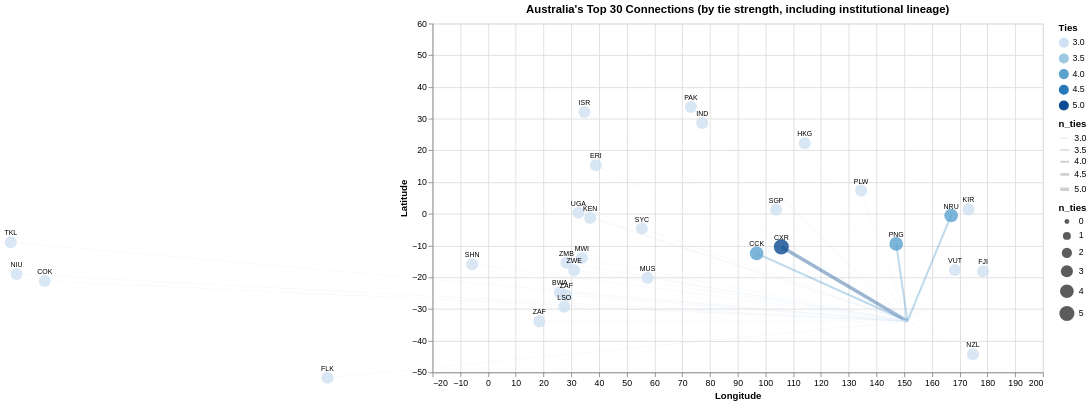

Notebook cell for this chart:
### Code cell
# Visualize Australia's neighborhood with ggis_shared_lineage
# Show top 30 by tie strength (not distance)
aus_viz = first(sort(aus2_unique, [:n_ties, :distw], rev=[true, false]), 30)

# Get coordinates for partners
aus_viz = innerjoin(aus_viz, rename(geo_coords, :iso3 => :partner), on=:partner)

# Australia's coordinates
aus_lat = Float64(first(filter(r -> !ismissing(r.iso3) && String(r.iso3) == "AUS", geo_coords)).lat)
aus_lon = Float64(first(filter(r -> !ismissing(r.iso3) && String(r.iso3) == "AUS", geo_coords)).lon)

aus_viz[!, :aus_lat] .= aus_lat
aus_viz[!, :aus_lon] .= aus_lon
aus_viz[!, :lat] = Float64.(aus_viz.lat)
aus_viz[!, :lon] = Float64.(aus_viz.lon)
aus_viz[!, :distw_f] = [ismissing(v) ? 0.0 : Float64(v) for v in aus_viz.distw]
aus_viz[!, :n_ties] = Int.(aus_viz.n_ties)

aus_viz |> @vlplot(
    width=700, height=400,
    title="Australia's Top 30 Connections (by tie strength, including institutional lineage)",
    layer=[
        {
            mark={:rule, opacity=0.4},
            encoding={
                x={field=:aus_lon, type=:quantitative, scale={domain=[-20, 200]}, title="Longitude"},
                y={field=:aus_lat, type=:quantitative, scale={domain=[-50, 60]}, title="Latitude"},
                x2={field=:lon},
                y2={field=:lat},
                color={field=:n_ties, type=:quantitative, scale={scheme="blues"}, title="Ties"},
                strokeWidth={field=:n_ties, type=:quantitative, scale={range=[0.5, 4]}}
            }
        },
        {
            mark={:circle, opacity=0.8},
            encoding={
                x={field=:lon, type=:quantitative},
                y={field=:lat, type=:quantitative},
                size={field=:n_ties, type=:quantitative, scale={range=[30, 300]}},
                color={field=:n_ties, type=:quantitative, scale={scheme="blues"}},
                tooltip=[{field=:partner}, {field=:distw_f, title="Distance (km)"}, {field=:n_ties, title="Ties"}]
            }
        },
        {
            mark={:text, fontSize=8, dy=-10},
            encoding={
                x={field=:lon, type=:quantitative},
                y={field=:lat, type=:quantitative},
                text={field=:partner}
            }
        }
    ]
)

### Figure 1 — Vega specification as saved in the notebook (floating-point values rounded to 4 significant figures)
{"$schema": "https://vega.github.io/schema/vega/v5.json", "axes": [{"aria": false, "domain": false, "grid": true, "gridScale": "y", "labels": false, "maxExtent": 0, "minExtent": 0, "orient": "bottom", "scale": "x", "tickCount": {"signal": "ceil(width/40)"}, "ticks": false, "zindex": 0}, {"aria": false, "domain": false, "grid": true, "gridScale": "x", "labels": false, "maxExtent": 0, "minExtent": 0, "orient": "left", "scale": "y", "tickCount": {"signal": "ceil(height/40)"}, "ticks": false, "zindex": 0}, {"grid": false, "labelFlush": true, "labelOverlap": true, "orient": "bottom", "scale": "x", "tickCount": {"signal": "ceil(width/40)"}, "title": "Longitude", "zindex": 0}, {"grid": false, "labelOverlap": true, "orient": "left", "scale": "y", "tickCount": {"signal": "ceil(height/40)"}, "title": "Latitude", "zindex": 0}], "background": "white", "data": [{"name": "source_0", "values": [{"aus_lat": -33.88, "aus_lon": 151.2, "col45": 0, "colony": 0, "comcol": 0, "comlang_ethno": 1, "comlang_off": 1, "contig": 0, "curcol": 0, "dist": 11310.0, "distcap": 11070.0, "distw": 10970.0, "distw_f": 10970.0, "distwces": 10890.0, "ggis_shared_lineage": 1, "iso_d": "BWA", "iso_o": "AUS", "lat": -24.75, "lon": 25.92, "n_ties": 3, "partner": "BWA", "smctry": 0}, {"aus_lat": -33.88, "aus_lon": 151.2, "col45": 1, "colony": 1, "comcol": 0, "comlang_ethno": 1, "comlang_off": 0, "contig": 0, "curcol": 1, "dist": 5967.0, "distcap": 5814.0, "distw": null, "distw_f": 0, "distwces": null, "ggis_shared_lineage": 1, "iso_d": "CCK", "iso_o": "AUS", "lat": -12.5, "lon": 96.83, "n_ties": 4, "partner": "CCK", "smctry": 1}, {"aus_lat": -33.88, "aus_lon": 151.2, "col45": 0, "colony": 0, "comcol": 0, "comlang_ethno": 1, "comlang_off": 1, "contig": 0, "curcol": 0, "dist": 4994.0, "distcap": 5189.0, "distw": 5576.0, "distw_f": 5576.0, "distwces": 5449.0, "ggis_shared_lineage": 1, "iso_d": "COK", "iso_o": "AUS", "lat": -21.2, "lon": -159.8, "n_ties": 3, "partner": "COK", "smctry": 0}, {"aus_lat": -33.88, "aus_lon": 151.2, "col45": 1, "colony": 1, "comcol": 0, "comlang_ethno": 1, "comlang_off": 1, "contig": 0, "curcol": 1, "dist": 5304.0, "distcap": 5183.0, "distw": null, "distw_f": 0, "distwces": null, "ggis_shared_lineage": 1, "iso_d": "CXR", "iso_o": "AUS", "lat": -10.42, "lon": 105.7, "n_ties": 5, "partner": "CXR", "smctry": 1}, {"aus_lat": -33.88, "aus_lon": 151.2, "col45": 0, "colony": 0, "comcol": 0, "comlang_ethno": 1, "comlang_off": 1, "contig": 0, "curcol": 0, "dist": 13000.0, "distcap": 12820.0, "distw": 12400.0, "distw_f": 12400.0, "distwces": 12310.0, "ggis_shared_lineage": 1, "iso_d": "ERI", "iso_o": "AUS", "lat": 15.33, "lon": 38.88, "n_ties": 3, "partner": "ERI", "smctry": 0}, {"aus_lat": -33.88, "aus_lon": 151.2, "col45": 0, "colony": 0, "comcol": 0, "comlang_ethno": 1, "comlang_off": 1, "contig": 0, "curcol": 0, "dist": 3224.0, "distcap": 3461.0, "distw": 3755.0, "distw_f": 3755.0, "distwces": 3571.0, "ggis_shared_lineage": 1, "iso_d": "FJI", "iso_o": "AUS", "lat": -18.13, "lon": 178.4, "n_ties": 3, "partner": "FJI", "smctry": 0}, {"aus_lat": -33.88, "aus_lon": 151.2, "col45": 0, "colony": 0, "comcol": 0, "comlang_ethno": 1, "comlang_off": 1, "contig": 0, "curcol": 0, "dist": 10100.0, "distcap": 10000.0, "distw": 10220.0, "distw_f": 10220.0, "distwces": 10200.0, "ggis_shared_lineage": 1, "iso_d": "FLK", "iso_o": "AUS", "lat": -51.7, "lon": -57.85, "n_ties": 3, "partner": "FLK", "smctry": 0}, {"aus_lat": -33.88, "aus_lon": 151.2, "col45": 0, "colony": 0, "comcol": 0, "comlang_ethno": 1, "comlang_off": 1, "contig": 0, "curcol": 0, "dist": 7377.0, "distcap": 7394.0, "distw": 7129.0, "distw_f": 7129.0, "distwces": 7083.0, "ggis_shared_lineage": 1, "iso_d": "HKG", "iso_o": "AUS", "lat": 22.27, "lon": 114.2, "n_ties": 3, "partner": "HKG", "smctry": 0}, {"aus_lat": -33.88, "aus_lon": 151.2, "col45": 0, "colony": 0, "comcol": 0, "comlang_ethno": 1, "comlang_off": 1, "contig": 0, "curcol": 0, "dist": 14190.0, "distcap": 14060.0, "distw": 13650.0, "distw_f": 13650.0, "distwces": 13590.0, "ggis_shared_lineage": 1, "iso_d": "ISR", "iso_o": "AUS", "lat": 32.08, "lon": 34.77, "n_ties": 3, "partner": "ISR", "smctry": 0}, {"aus_lat": -33.88, "aus_lon": 151.2, "col45": 0, "colony": 0, "comcol": 0, "comlang_ethno": 1, "comlang_off": 1, "contig": 0, "curcol": 0, "dist": 10440.0, "distcap": 10360.0, "distw": 9549.0, "distw_f": 9549.0, "distwces": 9443.0, "ggis_shared_lineage": 1, "iso_d": "IND", "iso_o": "AUS", "lat": 28.62, "lon": 77.22, "n_ties": 3, "partner": "IND", "smctry": 0}, {"aus_lat": -33.88, "aus_lon": 151.2, "col45": 0, "colony": 0, "comcol": 0, "comlang_ethno": 1, "comlang_off": 1, "contig": 0, "curcol": 0, "dist": 12160.0, "distcap": 11940.0, "distw": 11600.0, "distw_f": 11600.0, "distwces": 11500.0, "ggis_shared_lineage": 1, "iso_d": "KEN", "iso_o": "AUS", "lat": -1.283, "lon": 36.83, "n_ties": 3, "partner": "KEN", "smctry": 0}, {"aus_lat": -33.88, "aus_lon": 151.2, "col45": 0, "colony": 0, "comcol": 0, "comlang_ethno": 1, "comlang_off": 1, "contig": 0, "curcol": 0, "dist": 4549.0, "distcap": 4786.0, "distw": 4989.0, "distw_f": 4989.0, "distwces": 4831.0, "ggis_shared_lineage": 1, "iso_d": "KIR", "iso_o": "AUS", "lat": 1.383, "lon": 173.1, "n_ties": 3, "partner": "KIR", "smctry": 0}, {"aus_lat": -33.88, "aus_lon": 151.2, "col45": 0, "colony": 0, "comcol": 0, "comlang_ethno": 1, "comlang_off": 1, "contig": 0, "curcol": 0, "dist": 10840.0, "distcap": 10590.0, "distw": 10410.0, "distw_f": 10410.0, "distwces": 10330.0, "ggis_shared_lineage": 1, "iso_d": "LSO", "iso_o": "AUS", "lat": -29.32, "lon": 27.48, "n_ties": 3, "partner": "LSO", "smctry": 0}, {"aus_lat": -33.88, "aus_lon": 151.2, "col45": 0, "colony": 0, "comcol": 0, "comlang_ethno": 1, "comlang_off": 1, "contig": 0, "curcol": 0, "dist": 9106.0, "distcap": 8880.0, "distw": 8589.0, "distw_f": 8589.0, "distwces": 8451.0, "ggis_shared_lineage": 1, "iso_d": "MUS", "iso_o": "AUS", "lat": -20.17, "lon": 57.5, "n_ties": 3, "partner": "MUS", "smctry": 0}, {"aus_lat": -33.88, "aus_lon": 151.2, "col45": 0, "colony": 0, "comcol": 0, "comlang_ethno": 1, "comlang_off": 1, "contig": 0, "curcol": 0, "dist": 11530.0, "distcap": 11300.0, "distw": 10960.0, "distw_f": 10960.0, "distwces": 10860.0, "ggis_shared_lineage": 1, "iso_d": "MWI", "iso_o": "AUS", "lat": -13.97, "lon": 33.82, "n_ties": 3, "partner": "MWI", "smctry": 0}, {"aus_lat": -33.88, "aus_lon": 151.2, "col45": 1, "colony": 1, "comcol": 0, "comlang_ethno": 1, "comlang_off": 1, "contig": 0, "curcol": 0, "dist": 4059.0, "distcap": 4286.0, "distw": 4395.0, "distw_f": 4395.0, "distwces": 4257.0, "ggis_shared_lineage": 1, "iso_d": "NRU", "iso_o": "AUS", "lat": -0.5333, "lon": 166.9, "n_ties": 4, "partner": "NRU", "smctry": 0}, {"aus_lat": -33.88, "aus_lon": 151.2, "col45": 0, "colony": 0, "comcol": 0, "comlang_ethno": 1, "comlang_off": 1, "contig": 0, "curcol": 0, "dist": 4184.0, "distcap": 4402.0, "distw": 4734.0, "distw_f": 4734.0, "distwces": 4586.0, "ggis_shared_lineage": 1, "iso_d": "NIU", "iso_o": "AUS", "lat": -19.02, "lon": -169.9, "n_ties": 3, "partner": "NIU", "smctry": 0}, {"aus_lat": -33.88, "aus_lon": 151.2, "col45": 0, "colony": 0, "comcol": 0, "comlang_ethno": 1, "comlang_off": 1, "contig": 0, "curcol": 0, "dist": 2333.0, "distcap": 2397.0, "distw": 2736.0, "distw_f": 2736.0, "distwces": 2556.0, "ggis_shared_lineage": 1, "iso_d": "NZL", "iso_o": "AUS", "lat": -44.28, "lon": 174.8, "n_ties": 3, "partner": "NZL", "smctry": 0}, {"aus_lat": -33.88, "aus_lon": 151.2, "col45": 1, "colony": 1, "comcol": 0, "comlang_ethno": 1, "comlang_off": 1, "contig": 0, "curcol": 0, "dist": 2745.0, "distcap": 2879.0, "distw": 3087.0, "distw_f": 3087.0, "distwces": 2924.0, "ggis_shared_lineage": 1, "iso_d": "PNG", "iso_o": "AUS", "lat": -9.5, "lon": 147.1, "n_ties": 4, "partner": "PNG", "smctry": 0}, {"aus_lat": -33.88, "aus_lon": 151.2, "col45": 0, "colony": 0, "comcol": 0, "comlang_ethno": 1, "comlang_off": 1, "contig": 0, "curcol": 0, "dist": 11080.0, "distcap": 11020.0, "distw": 10540.0, "distw_f": 10540.0, "distwces": 10460.0, "ggis_shared_lineage": 1, "iso_d": "PAK", "iso_o": "AUS", "lat": 33.67, "lon": 73.13, "n_ties": 3, "partner": "PAK", "smctry": 0}, {"aus_lat": -33.88, "aus_lon": 151.2, "col45": 0, "colony": 0, "comcol": 0, "comlang_ethno": 1, "comlang_off": 1, "contig": 0, "curcol": 0, "dist": 4913.0, "distcap": 4988.0, "distw": 4829.0, "distw_f": 4829.0, "distwces": 4776.0, "ggis_shared_lineage": 1, "iso_d": "PLW", "iso_o": "AUS", "lat": 7.333, "lon": 134.5, "n_ties": 3, "partner": "PLW", "smctry": 0}, {"aus_lat": -33.88, "aus_lon": 151.2, "col45": 0, "colony": 0, "comcol": 0, "comlang_ethno": 1, "comlang_off": 1, "contig": 0, "curcol": 0, "dist": 10250.0, "distcap": 10050.0, "distw": 9719.0, "distw_f": 9719.0, "distwces": 9597.0, "ggis_shared_lineage": 1, "iso_d": "SYC", "iso_o": "AUS", "lat": -4.633, "lon": 55.47, "n_ties": 3, "partner": "SYC", "smctry": 0}, {"aus_lat": -33.88, "aus_lon": 151.2, "col45": 0, "colony": 0, "comcol": 0, "comlang_ethno": 1, "comlang_off": 1, "contig": 0, "curcol": 0, "dist": 6302.0, "distcap": 6218.0, "distw": 5893.0, "distw_f": 5893.0, "distwces": 5774.0, "ggis_shared_lineage": 1, "iso_d": "SGP", "iso_o": "AUS", "lat": 1.283, "lon": 103.8, "n_ties": 3, "partner": "SGP", "smctry": 0}, {"aus_lat": -33.88, "aus_lon": 151.2, "col45": 0, "colony": 0, "comcol": 0, "comlang_ethno": 1, "comlang_off": 1, "contig": 0, "curcol": 0, "dist": 13970.0, "distcap": 13740.0, "distw": 13730.0, "distw_f": 13730.0, "distwces": 13630.0, "ggis_shared_lineage": 1, "iso_d": "SHN", "iso_o": "AUS", "lat": -15.92, "lon": -5.7, "n_ties": 3, "partner": "SHN", "smctry": 0}, {"aus_lat": -33.88, "aus_lon": 151.2, "col45": 0, "colony": 0, "comcol": 0, "comlang_ethno": 1, "comlang_off": 1, "contig": 0, "curcol": 0, "dist": 4671.0, "distcap": 4909.0, "distw": 5208.0, "distw_f": 5208.0, "distwces": 5068.0, "ggis_shared_lineage": 1, "iso_d": "TKL", "iso_o": "AUS", "lat": -9, "lon": -172, "n_ties": 3, "partner": "TKL", "smctry": 0}, {"aus_lat": -33.88, "aus_lon": 151.2, "col45": 0, "colony": 0, "comcol": 0, "comlang_ethno": 1, "comlang_off": 1, "contig": 0, "curcol": 0, "dist": 12640.0, "distcap": 12420.0, "distw": 12150.0, "distw_f": 12150.0, "distwces": 12060.0, "ggis_shared_lineage": 1, "iso_d": "UGA", "iso_o": "AUS", "lat": 0.3333, "lon": 32.58, "n_ties": 3, "partner": "UGA", "smctry": 0}, {"aus_lat": -33.88, "aus_lon": 151.2, "col45": 0, "colony": 0, "comcol": 0, "comlang_ethno": 1, "comlang_off": 1, "contig": 0, "curcol": 0, "dist": 2477.0, "distcap": 2721.0, "distw": 2989.0, "distw_f": 2989.0, "distwces": 2763.0, "ggis_shared_lineage": 1, "iso_d": "VUT", "iso_o": "AUS", "lat": -17.75, "lon": 168.3, "n_ties": 3, "partner": "VUT", "smctry": 0}, {"aus_lat": -33.88, "aus_lon": 151.2, "col45": 0, "colony": 0, "comcol": 0, "comlang_ethno": 1, "comlang_off": 1, "contig": 0, "curcol": 0, "dist": 11020.0, "distcap": 10830.0, "distw": 10500.0, "distw_f": 10500.0, "distwces": 10410.0, "ggis_shared_lineage": 1, "iso_d": "ZAF", "iso_o": "AUS", "lat": -33.93, "lon": 18.47, "n_ties": 3, "partner": "ZAF", "smctry": 0}, {"aus_lat": -33.88, "aus_lon": 151.2, "col45": 0, "colony": 0, "comcol": 0, "comlang_ethno": 1, "comlang_off": 1, "contig": 0, "curcol": 0, "dist": 11020.0, "distcap": 10830.0, "distw": 10500.0, "distw_f": 10500.0, "distwces": 10410.0, "ggis_shared_lineage": 1, "iso_d": "ZAF", "iso_o": "AUS", "lat": -25.73, "lon": 28.22, "n_ties": 3, "partner": "ZAF", "smctry": 0}, {"aus_lat": -33.88, "aus_lon": 151.2, "col45": 0, "colony": 0, "comcol": 0, "comlang_ethno": 1, "comlang_off": 1, "contig": 0, "curcol": 0, "dist": 11870.0, "distcap": 11620.0, "distw": 11480.0, "distw_f": 11480.0, "distwces": 11390.0, "ggis_shared_lineage": 1, "iso_d": "ZMB", "iso_o": "AUS", "lat": -15.47, "lon": 28.27, "n_ties": 3, "partner": "ZMB", "smctry": 0}, {"aus_lat": -33.88, "aus_lon": 151.2, "col45": 0, "colony": 0, "comcol": 0, "comlang_ethno": 1, "comlang_off": 1, "contig": 0, "curcol": 0, "dist": 11470.0, "distcap": 11230.0, "distw": 11000.0, "distw_f": 11000.0, "distwces": 10910.0, "ggis_shared_lineage": 1, "iso_d": "ZWE", "iso_o": "AUS", "lat": -17.83, "lon": 31.05, "n_ties": 3, "partner": "ZWE", "smctry": 0}]}, {"name": "data_1", "source": "source_0", "transform": [{"expr": "isValid(datum[\"aus_lon\"]) && isFinite(+datum[\"aus_lon\"]) && isValid(datum[\"aus_lat\"]) && isFinite(+datum[\"aus_lat\"]) && isValid(datum[\"n_ties\"]) && isFinite(+datum[\"n_ties\"])", "type": "filter"}]}, {"name": "data_2", "source": "source_0", "transform": [{"expr": "isValid(datum[\"lon\"]) && isFinite(+datum[\"lon\"]) && isValid(datum[\"lat\"]) && isFinite(+datum[\"lat\"]) && isValid(datum[\"n_ties\"]) && isFinite(+datum[\"n_ties\"])", "type": "filter"}]}, {"name": "data_3", "source": "source_0", "transform": [{"expr": "isValid(datum[\"lon\"]) && isFinite(+datum[\"lon\"]) && isValid(datum[\"lat\"]) && isFinite(+datum[\"lat\"])", "type": "filter"}]}], "height": 400, "legends": [{"encode": {"gradient": {"update": {"opacity": {"value": 0.4}}}}, "fill": "color", "gradientLength": {"signal": "clamp(height, 64, 200)"}, "stroke": "color", "title": "Ties"}, {"encode": {"symbols": {"update": {"opacity": {"value": 0.4}}}}, "strokeWidth": "strokeWidth", "symbolType": "stroke", "title": "n_ties"}, {"encode": {"symbols": {"update": {"fill": {"value": "black"}, "fillOpacity": {"value": 0.8}, "opacity": {"value": 0.8}, "stroke": {"value": "transparent"}}}}, "size": "size", "symbolType": "circle", "title": "n_ties"}], "marks": [{"encode": {"update": {"description": {"signal": "\"Longitude: \" + (format(datum[\"aus_lon\"], \"\")) + \"; Latitude: \" + (format(datum[\"aus_lat\"], \"\")) + \"; lon: \" + (format(datum[\"lon\"], \"\")) + \"; lat: \" + (format(datum[\"lat\"], \"\")) + \"; Ties: \" + (format(datum[\"n_ties\"], \"\")) + \"; n_ties: \" + (format(datum[\"n_ties\"], \"\"))"}, "opacity": {"value": 0.4}, "stroke": {"field": "n_ties", "scale": "color"}, "strokeWidth": {"field": "n_ties", "scale": "strokeWidth"}, "x": {"field": "aus_lon", "scale": "x"}, "x2": {"field": "lon", "scale": "x"}, "y": {"field": "aus_lat", "scale": "y"}, "y2": {"field": "lat", "scale": "y"}}}, "from": {"data": "data_1"}, "name": "layer_0_marks", "style": ["rule"], "type": "rule"}, {"encode": {"update": {"ariaRoleDescription": {"value": "circle"}, "description": {"signal": "\"lon: \" + (format(datum[\"lon\"], \"\")) + \"; lat: \" + (format(datum[\"lat\"], \"\")) + \"; n_ties: \" + (format(datum[\"n_ties\"], \"\")) + \"; partner: \" + (isValid(datum[\"partner\"]) ? datum[\"partner\"] : \"\"+datum[\"partner\"]) + \"; Distance (km): \" + (format(datum[\"distw_f\"], \"\")) + \"; Ties: \" + (format(datum[\"n_ties\"], \"\"))"}, "fill": {"field": "n_ties", "scale": "color"}, "opacity": {"value": 0.8}, "shape": {"value": "circle"}, "size": {"field": "n_ties", "scale": "size"}, "tooltip": {"signal": "{\"partner\": isValid(datum[\"partner\"]) ? datum[\"partner\"] : \"\"+datum[\"partner\"], \"Distance (km)\": format(datum[\"distw_f\"], \"\"), \"Ties\": format(datum[\"n_ties\"], \"\")}"}, "x": {"field": "lon", "scale": "x"}, "y": {"field": "lat", "scale": "y"}}}, "from": {"data": "data_2"}, "name": "layer_1_marks", "style": ["circle"], "type": "symbol"}, {"encode": {"update": {"align": {"value": "center"}, "baseline": {"value": "middle"}, "description": {"signal": "\"lon: \" + (format(datum[\"lon\"], \"\")) + \"; lat: \" + (format(datum[\"lat\"], \"\")) + \"; partner: \" + (isValid(datum[\"partner\"]) ? datum[\"partner\"] : \"\"+datum[\"partner\"])"}, "dy": {"value": -10}, "fill": {"value": "black"}, "fontSize": {"value": 8}, "text": {"signal": "isValid(datum[\"partner\"]) ? datum[\"partner\"] : \"\"+datum[\"partner\"]"}, "x": {"field": "lon", "scale": "x"}, "y": {"field": "lat", "scale": "y"}}}, "from": {"data": "data_3"}, "name": "layer_2_marks", "style": ["text"], "type": "text"}], "padding": 5, "scales": [{"domain": [-20, 200], "name": "x", "nice": true, "range": [0, {"signal": "width"}], "type": "linear", "zero": true}, {"domain": [-50, 60], "name": "y", "nice": true, "range": [{"signal": "height"}, 0], "type": "linear", "zero": true}, {"domain": {"fields": [{"data": "data_1", "field": "n_ties"}, {"data": "data_2", "field": "n_ties"}]}, "interpolate": "hcl", "name": "color", "range": {"scheme": "blues"}, "type": "linear", "zero": false}, {"domain": {"data": "data_1", "field": "n_ties"}, "name": "strokeWidth", "range": [0.5, 4], "type": "linear", "zero": false}, {"domain": {"data": "data_2", "field": "n_ties"}, "name": "size", "range": [30, 300], "type": "linear", "zero": true}], "style": "cell", "title": {"frame": "group", "text": "Australia's Top 30 Connections (by tie strength, including institutional lineage)"}, "width": 700}
